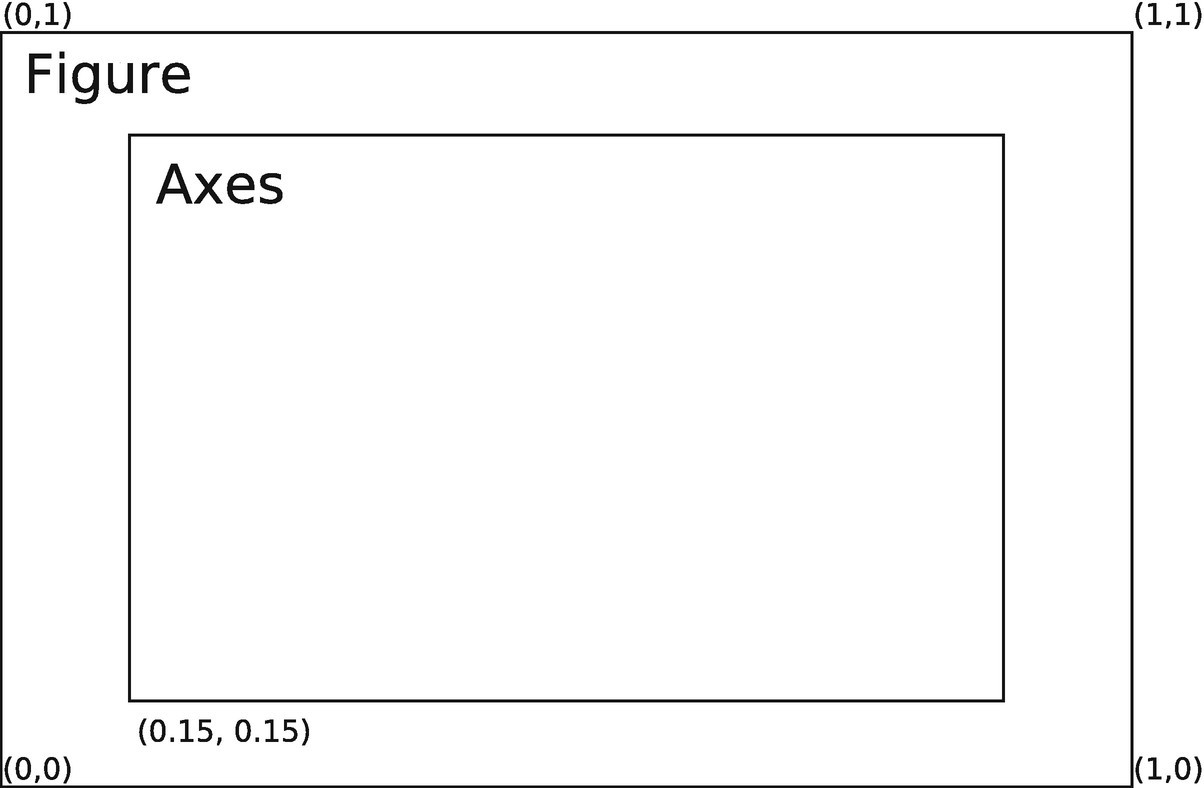
#> input picture code/05 Matplotlib/matplotlib_element.png, 1204 x 788 px, found by its file name
$ jupyter execute --allow-errors '05 Matplotlib.ipynb'   (shell and % lines are left out)
#> lines starting #> are read from the running program, lines starting #| are printed output that depends on the picture
# Matplotlib & Seaborn

[Matplotlib](https://matplotlib.org/stable/plot_types/index)

[Seaborn](https://seaborn.pydata.org/)

[cell 1]
import matplotlib.pyplot as plt
import numpy as np
import seaborn as sns
import math

# Enable inline plotting for Jupyter notebooks

[cell 2]
import matplotlib.image as mpimg

# Load and display the image
img = mpimg.imread('/content/sample_data/matplotlib_element.png')
#> img is the input picture: shape (788, 1204, 4) float32; mean R, G, B, A 0.974, 0.974, 0.974, 1
plt.imshow(img)
plt.axis('off')  # Hide axes
plt.title('Matplotlib Elements')
plt.show()

* **Axis**:
represents a number line, and is used to determine the graph limits.
* **Axes**:
represent what we construct as plots.
* **Artist**:
refers to everything that you can see on your figure
* **Figure**:
refers to the entire figure you are working on.

#### Styles

https://matplotlib.org/stable/gallery/style_sheets/style_sheets_reference.html

[cell 3]
plt.style.use('ggplot')

[cell 4]
x = np.arange(0, math.pi * 2, 0.05)
y = np.sin(x)

plt.figure(figsize=(10, 6))
plt.plot(x, y, label='sin(x)', color='blue')
plt.xlabel('x')
plt.ylabel('sin(x)')
plt.title('Sine Wave')
plt.legend()
plt.grid(True)
plt.show()
#> figure, not shown here; curve peaks at x = 1.55, y = 1

[cell 5]
x = np.linspace(0, 2, 100)
y = np.exp(x)

plt.figure(figsize=(10, 6))
plt.plot(x, y, label='exp(x)', color='green')
plt.xlabel('x')
plt.ylabel('exp(x)')
plt.title('Exponential Function')
plt.legend()
plt.grid(True)
plt.show()
#> figure, not shown here; curve peaks at x = 2, y = 7.39

[cell 6]
coefs = [-2, -1, 0, 1, 2]
x = np.linspace(-2, 2, 100)

fig, axes = plt.subplots(1, 3, sharey=True, figsize=(18, 6))
titles = ['Varying a', 'Varying b', 'Varying c']

for idx, ax in enumerate(axes):
    for coef in coefs:
        if idx == 0:
            y = coef * x**2
            label = f'a={coef}, b=0, c=0'
        elif idx == 1:
            y = x**2 + coef * x
            label = f'a=1, b={coef}, c=0'
        else:
            y = x**2 + coef
            label = f'a=1, b=0, c={coef}'
        ax.plot(x, y, label=label)
        ax.axhline(0, color='black', linewidth=0.5)
        ax.axvline(0, color='black', linewidth=0.5)
        ax.grid(True)
        ax.legend()
        ax.set_title(titles[idx])

plt.suptitle('Quadratic Functions with Varying Coefficients')
plt.show()
#> figure, not shown here; panel 1: curve peaks at x = -0.0202, y = -0.000816

[cell 7]
x = np.linspace(0, 10, 100)

plt.figure(figsize=(10, 6))
plt.plot(x, x, linestyle='dashed', color='blue', label='y=x')
plt.plot(x, 2*x + 2, linestyle='solid', color='#FF22DD', label='y=2x+2')
plt.plot(x, 3*x + 6, linestyle='dotted', color=(1.0, 0.8, 0.2), label='y=3x+6')
plt.xlabel('x')
plt.ylabel('y')
plt.title('Line Styles and Colors')
plt.legend()
plt.grid(True)
plt.show()
#> figure, not shown here; curve peaks at x = 10, y = 10; curve peaks at x = 10, y = 22; curve peaks at x = 10, y = 36

[cell 8]
plt.plot(x, x, linestyle = 'dashed')
plt.plot(x, 2*x+2, linestyle = 'solid')
plt.plot(x, 3*x+6, linestyle = 'dotted')
#> figure, not shown here; curve peaks at x = 10, y = 10; curve peaks at x = 10, y = 22; curve peaks at x = 10, y = 36

[cell 9]
plt.plot(x, np.sin(x))
plt.axis([10, 0, 1.0, -1.0]) #[xmin, xmax, ymin, ymax]
#> figure, not shown here; curve peaks at x = 7.88, y = 1

[cell 10]
plt.plot(x, np.sin(x))
plt.axis([0, 10, -2.0, 2.0])
#> figure, not shown here; curve peaks at x = 7.88, y = 1

[cell 11]
x = np.linspace(0, 10, 1000)

plt.plot(x, np.cos(x))
plt.axis([0, 10, -1.0, 1.0])

plt.title('Cosine')
plt.xlabel('x')
plt.ylabel('cos(x)')
#> figure, not shown here; curve peaks at x = 0, y = 1

[cell 12]
x = np.linspace(0, 10, 1000)

plt.figure(figsize=(10, 6))
plt.plot(x, np.cos(x), linestyle='dashed', label='cos(x)', color='red')
plt.plot(x, np.sin(x), linestyle='solid', label='sin(x)', color='green')
plt.xlabel('x')
plt.ylabel('Function value')
plt.title('Sine and Cosine Functions')
plt.legend()
plt.grid(True)
plt.show()
#> figure, not shown here; curve peaks at x = 0, y = 1; curve peaks at x = 1.57, y = 1

### Basic Matplotlib functions

[cell 13]
from sklearn.datasets import load_iris
iris = load_iris()
features = iris.data.T

plt.scatter(features[2], features[3], alpha=0.2, s=100, c=iris.target, cmap='viridis')

#### https://matplotlib.org/stable/tutorials/colors/colormaps.html

### Bar plot

[cell 14]
fig = plt.figure()
ax = fig.add_axes([0,0,1,1])

langs = ['C', 'C++', 'Java', 'Python' ,'PHP']
students = [25, 46, 32, 12, 19]

ax.bar(langs, students, color='b', width=0.15)
plt.show()
#> figure, not shown here; tallest bar 46 high, from x = 0.925 to 1.07

[cell 15]
fig = plt.figure()
ax = fig.add_axes([0,0,1,1])

langs = ['C', 'C++', 'Java', 'Python' ,'PHP']
boys = [25, 46, 32, 12, 19]
girls = [28, 15, 42, 36, 37]

ax.bar(langs, boys, color='b', width=0.15)
ax.bar(langs, girls, color='r', width=0.15, bottom=boys)

plt.show()
#> figure, not shown here; tallest bar 46 high, from x = 0.925 to 1.07; tallest bar 42 high, from x = 1.93 to 2.08

[cell 16]
data = [[25, 46, 32, 12, 19],[28, 15, 42, 36, 37]]

x = np.arange(5)
fig = plt.figure()
ax = fig.add_axes([0,0,1,1])

ax.bar(x+0.0, data[0], color='b', width=0.15)
ax.bar(x+0.2, data[1], color='r', width=0.15)
plt.show()
#> figure, not shown here; tallest bar 46 high, from x = 0.925 to 1.07; tallest bar 42 high, from x = 2.12 to 2.27

### Pie Chart

[cell 17]
fig = plt.figure()
ax = fig.add_axes([0,0,1,1])

langs = ['C', 'C++', 'Java', 'Python' ,'PHP']
students = [25, 46, 32, 12, 19]

ax.pie(students, labels=langs, autopct='%1.2f%%')
plt.show()

### Histograms

[cell 18]
#Normal distribution
x=np.random.randn(1000)

plt.hist(x, bins=20)
plt.show()
#> figure, not shown here; tallest bar 123 high, from x = 0.147 to 0.437

### Boxplot

[cell 19]
plt.boxplot(x)
plt.show()

## Multiple subplots

[cell 20]
t = np.arange(0, 5, 0.1)

y1 = np.sin(2*np.pi*t)
y2 = np.sin(2*np.pi*t)

plt.subplot(211)
plt.plot(t, y1, 'b-.')
plt.subplot(212)
plt.plot(t, y2, 'r--')
#> figure, not shown here; panel 1: curve peaks at x = 2.2, y = 0.951; panel 2: curve peaks at x = 2.2, y = 0.951

[cell 21]
t = np.arange(0, 1, 0.1)

y1 = np.sin(2*np.pi*t)
y2 = np.cos(2*np.pi*t)
y3 = t

plt.subplot(131)
plt.plot(t, y1, 'b-.')
plt.subplot(132)
plt.plot(t, y2, 'r--')
plt.subplot(133)
plt.plot(t, y3, 'g*')
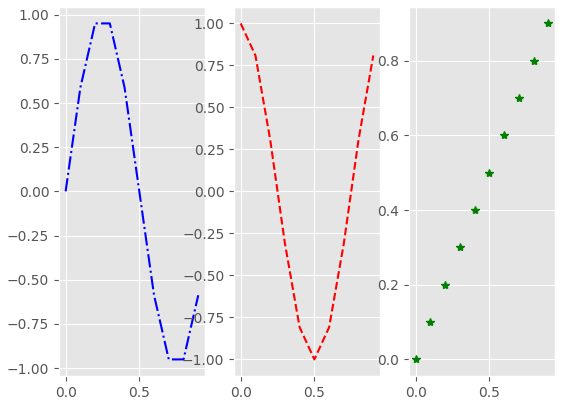
#> figure drawn by matplotlib, 3 panels; panel 1: curve peaks at x = 0.2, y = 0.951; panel 2: curve peaks at x = 0, y = 1; panel 3: curve peaks at x = 0.9, y = 0.9

[cell 22]
fig, a = plt.subplots(2,2) #subplots(rows, cols)

x = np.arange(0,10)
a[0,0].plot(x, x*x)
a[0,0].set_title('Squared')

a[0,1].plot(x, np.sqrt(x))
a[0,1].set_title('Square root')

a[1,0].plot(x, np.exp(x))
a[1,0].set_title('Exponential')

a[1,1].plot(x, np.log10(x))
a[1,1].set_title('Log10')

plt.show()
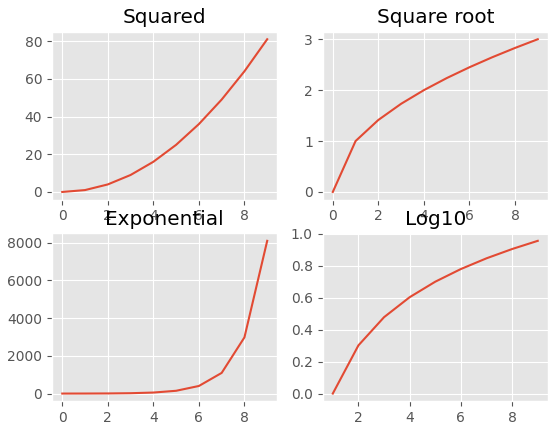
#> figure drawn by matplotlib, 4 panels; panel 1: curve peaks at x = 9, y = 81; panel 2: curve peaks at x = 9, y = 3; panel 3: curve peaks at x = 9, y = 8103.1

[cell 23]
fig.savefig('newFigure.png')

[cell 24]
img = mpimg.imread('newFigure.png')
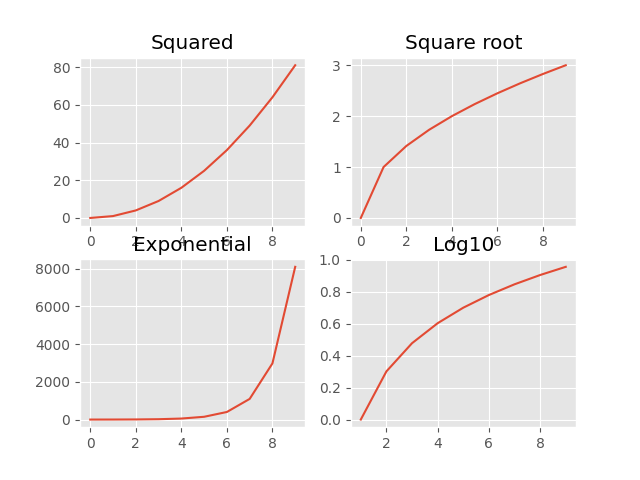
#> img: shape (480, 640, 4) float32; mean R, G, B, A 0.942, 0.938, 0.937, 1
imgplot = plt.imshow(img)
imgplot

[cell 25]
# Pillow
from PIL import Image

image = Image.open('newFigure.png')
image.show()

[cell 26]
#Recommended Images library
#OpenCV -> cv2

#### My Project Samples

#> (a cell that did not finish here is left out)

[cell 28]
import warnings
warnings.simplefilter(action='ignore')

import numpy as np

#> (the rest of this cell did not finish here and is left out)

[cell 29]
import matplotlib.pyplot as plt

fig = plt.figure()
ax = fig.add_axes([0,0,1,1])

import collections

#> (the rest of this cell did not finish here and is left out)

[cell 30]
plt.style.use('bmh')
plt.figure(figsize=(15,15))
colors = ['#FF0000','#FFFF00','#00FF00','#00FFFF','#0000FF',
          '#7F7F7F','#000000','#FF00FF','#1E90FF','#FF00FF',
            '#FF00FF','#FF00FF','#1E90FF','#1E90FF','#1E90FF']

#> (the rest of this cell did not finish here and is left out)

[cell 31]
from sklearn.datasets import load_iris

# Load Iris dataset
iris = load_iris()
data = iris.data
target = iris.target
feature_names = iris.feature_names

# Create a DataFrame for Seaborn
import pandas as pd
df = pd.DataFrame(data, columns=feature_names)
df['species'] = target

# Plot
plt.figure(figsize=(10, 6))
sns.scatterplot(x=feature_names[2], y=feature_names[3], hue='species', palette='viridis', data=df)
plt.title('Iris Dataset: Petal Length vs. Petal Width')
plt.show()
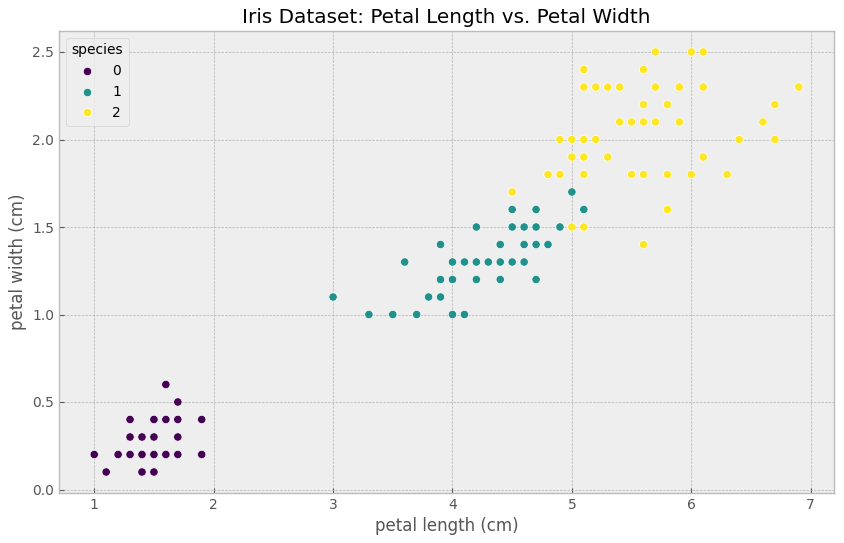
#> figure drawn by matplotlib, 1 panel

[cell 32]
# Sample data
categories = ['A', 'B', 'C', 'D', 'E']
values = [10, 24, 36, 40, 5]

plt.figure(figsize=(10, 6))
sns.barplot(x=categories, y=values, palette='muted')
plt.title('Bar Plot Example')
plt.xlabel('Categories')
plt.ylabel('Values')
plt.show()
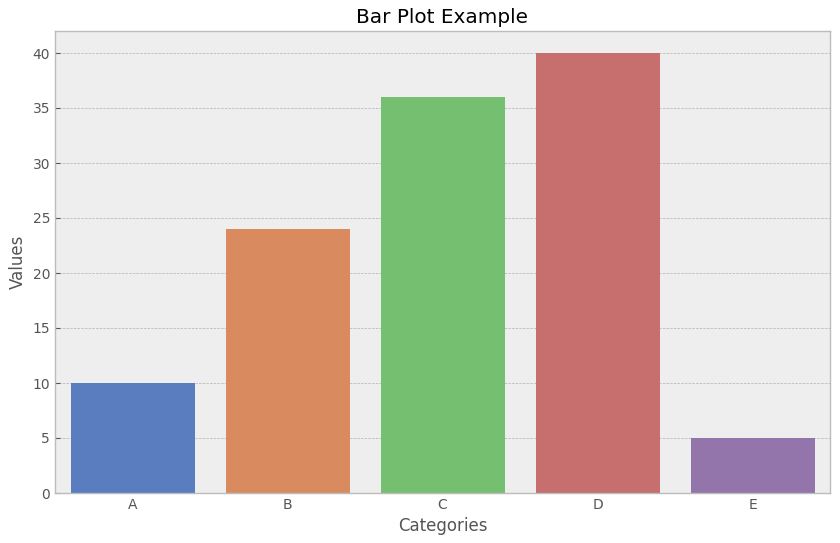
#> figure drawn by matplotlib, 1 panel

[cell 33]
# Generate random data
data = np.random.randn(1000)

plt.figure(figsize=(10, 6))
sns.histplot(data, bins=30, kde=True, color='purple')
plt.title('Histogram with KDE')
plt.xlabel('Value')
plt.ylabel('Frequency')
plt.show()
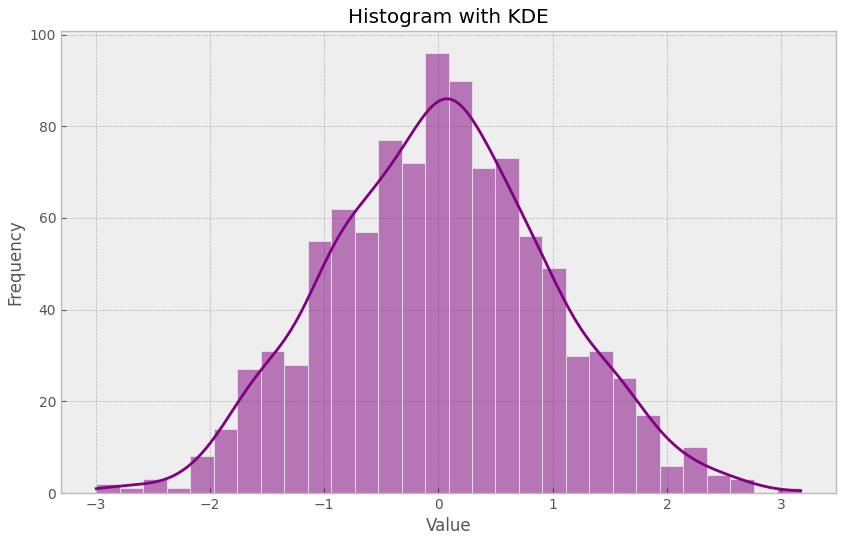
#> figure drawn by matplotlib, 1 panel; tallest bar 96 high, from x = -0.117 to 0.0882; curve peaks at x = 0.0727, y = 86.02

[cell 34]
# Sample data
data = np.random.rand(10, 4)
df = pd.DataFrame(data, columns=['A', 'B', 'C', 'D'])

plt.figure(figsize=(10, 6))
sns.boxplot(data=df, palette='Set2')
plt.title('Boxplot of Random Data')
plt.show()
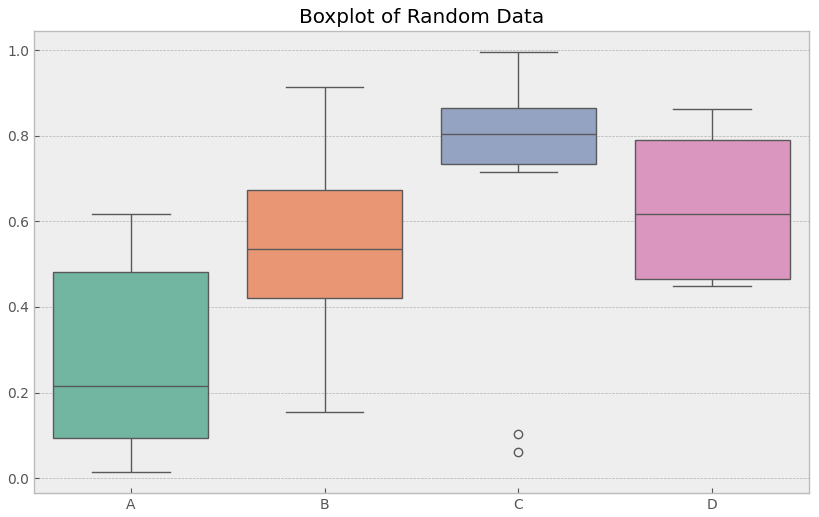
#> figure drawn by matplotlib, 1 panel

#> (a cell that did not finish here is left out)

[cell 36]
# Generate a random correlation matrix
data = np.random.rand(10, 10)
corr = np.corrcoef(data)

plt.figure(figsize=(10, 8))
sns.heatmap(corr, annot=True, cmap='coolwarm', linewidths=0.5)
plt.title('Heatmap of Correlation Matrix')
plt.show()
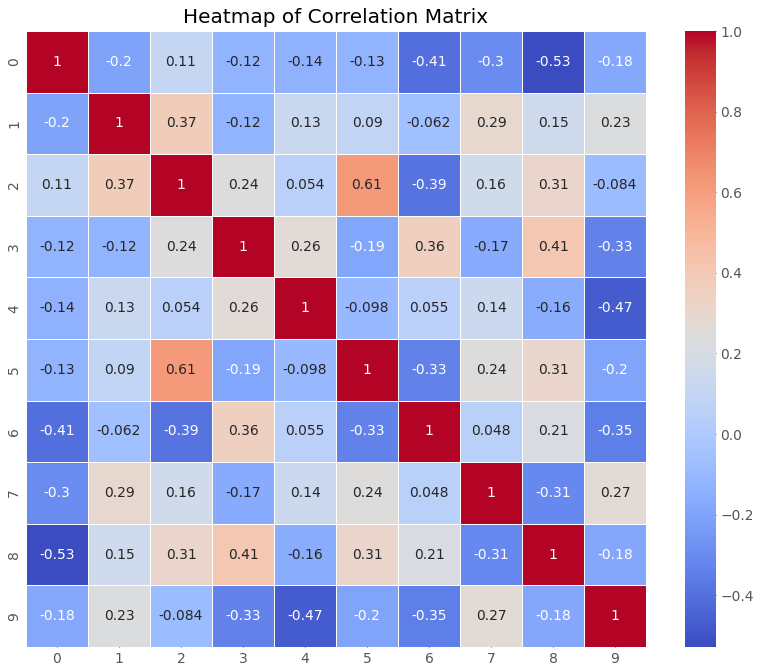
#> figure drawn by matplotlib, 2 panels

## Line Plot with Confidence Interval using Seaborn
Seaborn provides a convenient function to plot data with confidence intervals.

[cell 37]
# Generate sample data
x = np.linspace(0, 10, 100)
y = np.sin(x) + np.random.normal(0, 0.1, 100)

# Create a DataFrame
data = pd.DataFrame({'x': x, 'y': y})

# Plot with Seaborn
sns.lineplot(x='x', y='y', data=data)
plt.title('Line Plot with Confidence Interval')
plt.xlabel('X-axis')
plt.ylabel('Y-axis')
plt.show()
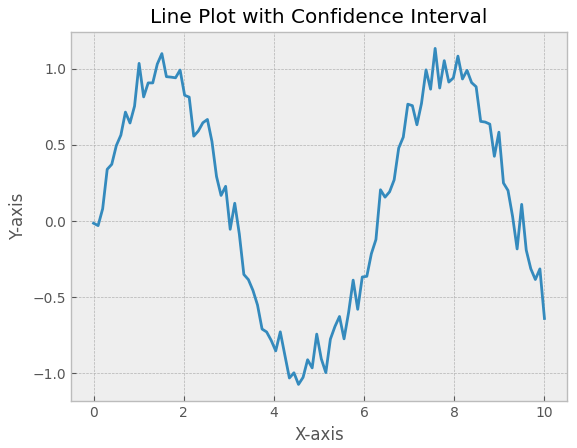
#> figure drawn by matplotlib, 1 panel; curve peaks at x = 7.58, y = 1.14

##Violin Plot using Seaborn
Violin plots combine aspects of box plots and KDE plots.

#> (a cell that did not finish here is left out)

##3D Plot using Matplotlib
Matplotlib allows for 3D plotting to visualize data in three dimensions.

[cell 39]
from mpl_toolkits.mplot3d import Axes3D

# Generate data
x = np.linspace(-5, 5, 100)
y = np.linspace(-5, 5, 100)
x, y = np.meshgrid(x, y)
z = np.sin(np.sqrt(x**2 + y**2))

# Plot 3D surface
fig = plt.figure()
ax = fig.add_subplot(111, projection='3d')
ax.plot_surface(x, y, z, cmap='viridis')

ax.set_title('3D Surface Plot')
ax.set_xlabel('X-axis')
ax.set_ylabel('Y-axis')
ax.set_zlabel('Z-axis')
plt.show()
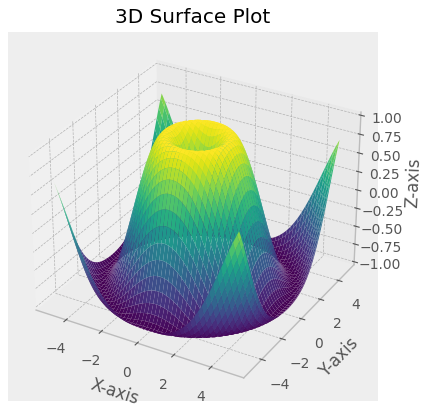
#> figure drawn by matplotlib, 1 panel
